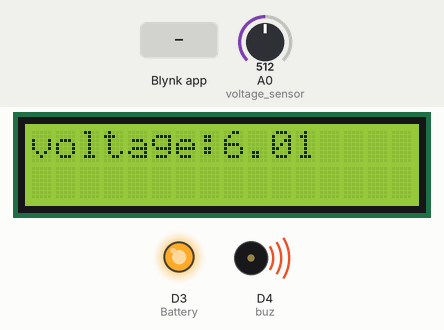
Recording of a sketch running on a simulated ESP8266 (NodeMCU). Shown: 16×2 character LCD, output pins drawn as LEDs (lit = HIGH), buzzer (waves = sounding, pin HIGH). Inputs (shaded band) come from the test bench; at power-on: A0 (voltage_sensor) = 512. WiFi joins after 1.5 s; servers stay silent unless stated; what the sketch prints to the serial monitor is not drawn.

Above: at 11.1 s.
11.2 s: A0 (voltage_sensor) set to 664
At 13.2 s:
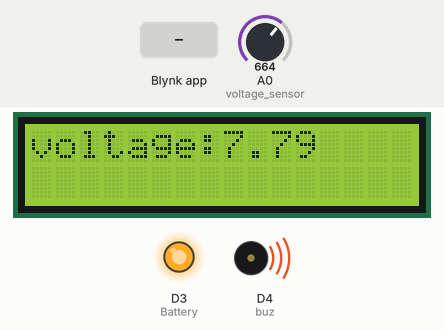
13.5 s: A0 (voltage_sensor) set to 698
At 15.7 s:
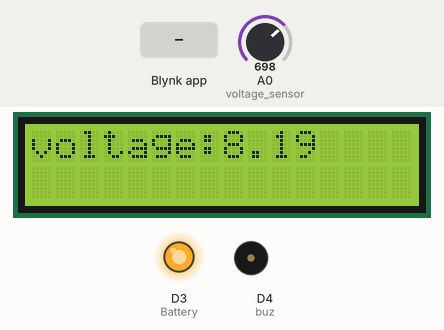
16.6 s: Blynk app writes 1 to V1
At 18.0 s:
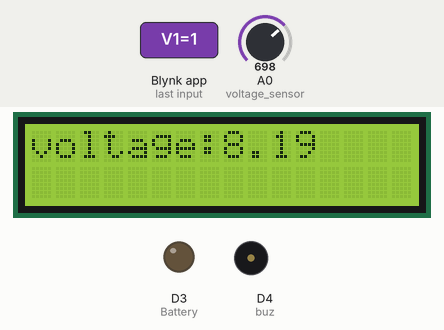
18.6 s: A0 (voltage_sensor) set to 511
At 21.3 s:
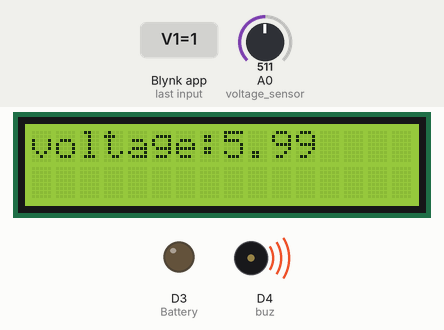
21.6 s: Blynk app writes 0 to V1
At 22.8 s:
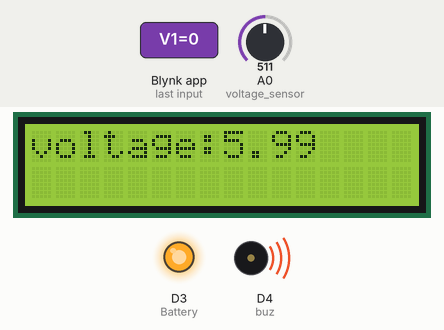
23.7 s: Blynk app writes 200 to V1
At 24.6 s:
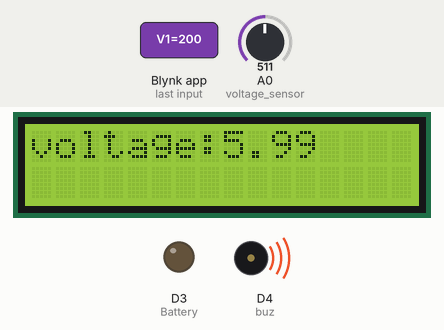
Timing chart, 0 to 26.7 s (numbered marks = the images above; inputs shaded):
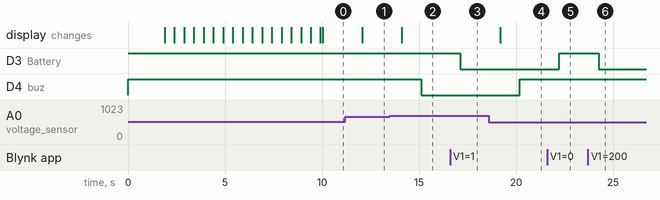

The sketch:

iot_code.ino
```cpp
#define BLYNK_PRINT Serial
#include <ESP8266WiFi.h>
#include <BlynkSimpleEsp8266.h>
const int voltage_sensor=A0;
//Initialize the LCD display
//LiquidCrystal_I2C lcd(0x27, 16, 2);
#include <LiquidCrystal_I2C.h>

 #include <Wire.h>
 LiquidCrystal_I2C lcd(0x27, 16, 2);

 #define BLYNK_TEMPLATE_NAME "energy monitor and controlling"
char auth[] = "--LYuxoW5VNYfXqMP4gAqFE3ar7i5D_u";
char ssid[] = "ciet";
char pass[] = "123456789";

BlynkTimer timer;
bool Relay = 0;

#define Battery D3
#define buz D4

void setup() {
  Serial.begin(9600);
  pinMode(Battery, OUTPUT);
   pinMode(buz, OUTPUT);
  digitalWrite(Battery, HIGH);
  digitalWrite(buz, HIGH);
  pinMode(voltage_sensor, INPUT);
  lcd.begin();
lcd.home();
lcd.print("Welcome");
Serial.println("Connecting to ");

  lcd.backlight();

  Blynk.begin(auth, ssid, pass, "blynk.cloud", 80);

  lcd.setCursor(1, 0);
  lcd.print("System Loading");
  for (int a = 0; a <= 15; a++) {
    lcd.setCursor(a, 1);
    lcd.print(".");
    delay(500);
  }
  lcd.clear();


  timer.setInterval(100L, volageSensor);
}

BLYNK_WRITE(V1) {
  Relay = param.asInt();

  if (Relay == 1) {
    digitalWrite(Battery, LOW);
    lcd.setCursor(0, 1);
    lcd.print("fan ON ");
  } else {
    digitalWrite(Battery, HIGH);
    lcd.setCursor(0, 1);
    lcd.print("fan is OFF");
  }
}
void volageSensor()
{

float sensorValue = analogRead(voltage_sensor);
  float vol = sensorValue * (12 / 1023.0);
  Serial.print("voltage_sensor_state: ");
  Serial.println(vol);
  lcd.clear();
  lcd.setCursor(0,0);
  lcd.print("voltage:");
  lcd.print(vol);
  delay(1000);
  Blynk.virtualWrite(V0, vol);


  lcd.print(" ");
if ( vol>8) {
    digitalWrite(buz, LOW);
     //delay(500);
    // digitalWrite(waterPump, HIGH);
     //delay(500);
    //lcd.setCursor(0, 1);
    //lcd.print("fireing is ON ");
  } else {
    digitalWrite(buz, HIGH);
    //lcd.setCursor(0, 1);
    //lcd.print("fireing is OFF");
  }
}

void loop() {
  Blynk.run();
  timer.run();
}
```

Measured:
- the behaviour switches between 682 and 683 on A0 (voltage_sensor) (found by bisection; images 1 and 2)
- after the input at 11.2 s, the display: changes after 0.87 s (image 1)
- after the input at 13.5 s, D4 (buz): HIGH → LOW after 1.6 s; the display: changes after 0.60 s (image 2)
- after the input at 16.6 s, D3 (Battery): HIGH → LOW after 0.54 s
- after the input at 18.6 s, D4 (buz): LOW → HIGH after 1.6 s; the display: changes after 0.59 s (image 4)
- after the input at 21.6 s, D3 (Battery): LOW → HIGH after 0.63 s
- after the input at 23.7 s, D3 (Battery): HIGH → LOW after 0.57 s
